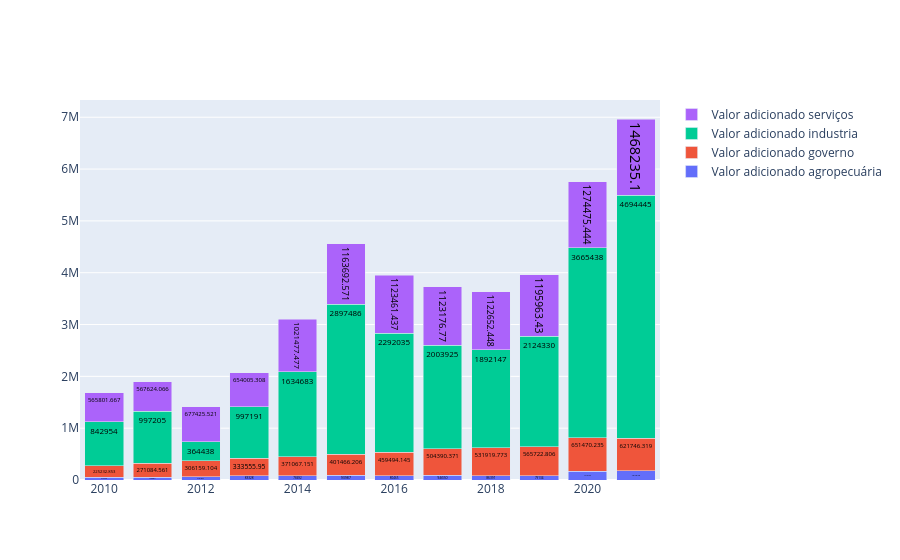

Source (notebook cell):
### Code cell
fig = go.Figure(data=[
    go.Bar(x=df['ano'], y=df['vab_agropecuaria'],name='Valor adicionado agropecuária', text=df['vab_agropecuaria'],textposition="inside",textfont=dict(color="black",size=25)),
    go.Bar(x=df['ano'], y=df['vab_governo'],name='Valor adicionado governo', text=df['vab_governo'],textposition="inside",textfont=dict(color="black",size=25)),
    go.Bar(x=df['ano'], y=df['vab_industria'],name='Valor adicionado industria', text=df['vab_industria'],textposition="inside",textfont=dict(color="black",size=8)),
    go.Bar(x=df['ano'], y=df['vab_servicos'],name='Valor adicionado serviços', text=df['vab_servicos'],textposition="inside",textfont=dict(color="black",size=25)),
])



fig.update_layout(barmode='stack')
fig.show()

### Figure 1 — Plotly figure (JSON) as saved in the notebook; plotly's stock layout.template omitted (floating-point values rounded to 4 significant figures)
{"data": [{"name": "Valor adicionado agropecuária", "text": [52460.0, 56940.0, 64450.0, 83330.0, 78490.0, 93990.0, 80460.0, 94650.0, 86390.0, 79130.0, 167700.0, 181600.0], "textfont": {"color": "black", "size": 25}, "textposition": "inside", "type": "bar", "x": [2010, 2011, 2012, 2013, 2014, 2015, 2016, 2017, 2018, 2019, 2020, 2021], "y": [52460.0, 56940.0, 64450.0, 83330.0, 78490.0, 93990.0, 80460.0, 94650.0, 86390.0, 79130.0, 167700.0, 181600.0]}, {"name": "Valor adicionado governo", "text": [225200.0, 271100.0, 306200.0, 333600.0, 371100.0, 401500.0, 459500.0, 504400.0, 531900.0, 565700.0, 651500.0, 621700.0], "textfont": {"color": "black", "size": 25}, "textposition": "inside", "type": "bar", "x": [2010, 2011, 2012, 2013, 2014, 2015, 2016, 2017, 2018, 2019, 2020, 2021], "y": [225200.0, 271100.0, 306200.0, 333600.0, 371100.0, 401500.0, 459500.0, 504400.0, 531900.0, 565700.0, 651500.0, 621700.0]}, {"name": "Valor adicionado industria", "text": [843000.0, 997200.0, 364400.0, 997200.0, 1635000.0, 2897000.0, 2292000.0, 2004000.0, 1892000.0, 2124000.0, 3665000.0, 4694000.0], "textfont": {"color": "black", "size": 8}, "textposition": "inside", "type": "bar", "x": [2010, 2011, 2012, 2013, 2014, 2015, 2016, 2017, 2018, 2019, 2020, 2021], "y": [843000.0, 997200.0, 364400.0, 997200.0, 1635000.0, 2897000.0, 2292000.0, 2004000.0, 1892000.0, 2124000.0, 3665000.0, 4694000.0]}, {"name": "Valor adicionado serviços", "text": [565800.0, 567600.0, 677400.0, 654000.0, 1021000.0, 1164000.0, 1123000.0, 1123000.0, 1123000.0, 1196000.0, 1274000.0, 1468000.0], "textfont": {"color": "black", "size": 25}, "textposition": "inside", "type": "bar", "x": [2010, 2011, 2012, 2013, 2014, 2015, 2016, 2017, 2018, 2019, 2020, 2021], "y": [565800.0, 567600.0, 677400.0, 654000.0, 1021000.0, 1164000.0, 1123000.0, 1123000.0, 1123000.0, 1196000.0, 1274000.0, 1468000.0]}], "layout": {"barmode": "stack"}}
